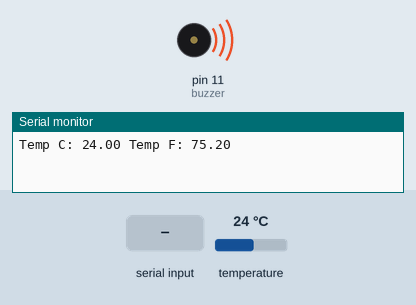
Simulated run of this sketch. Board: Arduino Uno, built with avr-gcc and run on an emulated ATmega328P. Shown: buzzer (waves = sounding), the last lines printed to the serial monitor. The inputs (shaded band) are chosen by the test bench; at power-on: temperature 24 °C.

Above: at 2.3 s.
2.4 s: "0" received over Serial
At 4.0 s:
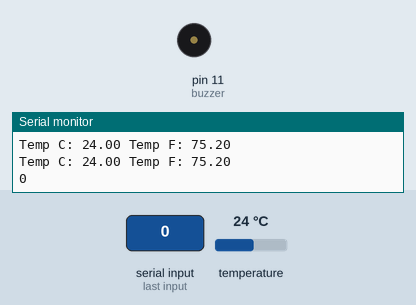
Timing chart, 0 to 16.8 s (numbered marks = the images above; inputs shaded):
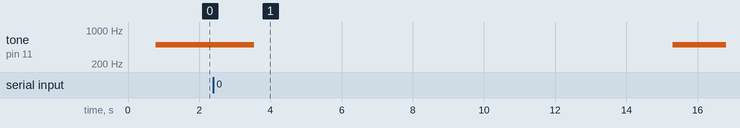

Measured:
- after the input at 2.4 s, tone on pin 11 (buzzer): 500 Hz → silent after 1.1 s, → 500 Hz 11.8 s later

The sketch:

tmp.ino
```cpp
#include <OneWire.h>
#include <DallasTemperature.h>

OneWire oneWire(13);
DallasTemperature sensors(&oneWire);

int led = 12; // pin 12
int buzzer = 11;
char data;


void setup()
{
  sensors.begin();
  Serial.begin(9600);
}

void loop()
{
  sensors.requestTemperatures();
  double tempC = sensors.getTempCByIndex(0);
  Serial.print("Temp C: ");
  Serial.print(tempC);
  Serial.print(" Temp F: ");
  Serial.println(DallasTemperature::toFahrenheit(tempC)); // Converts tempC to Fahrenheit
  if(tempC>16.25)
  {
    digitalWrite(led, HIGH);
    tone(buzzer,500);
    delay(500);
  }
  else
  {
    digitalWrite(led, LOW);
    noTone(buzzer);
  }

  if(Serial.available())
  {
    data=Serial.read();
    if(data=='0')
   {
    digitalWrite(led,LOW);
    noTone(buzzer);
    Serial.write('0');
    delay(10000);
   }


  }
  delay(1000);
}
```
